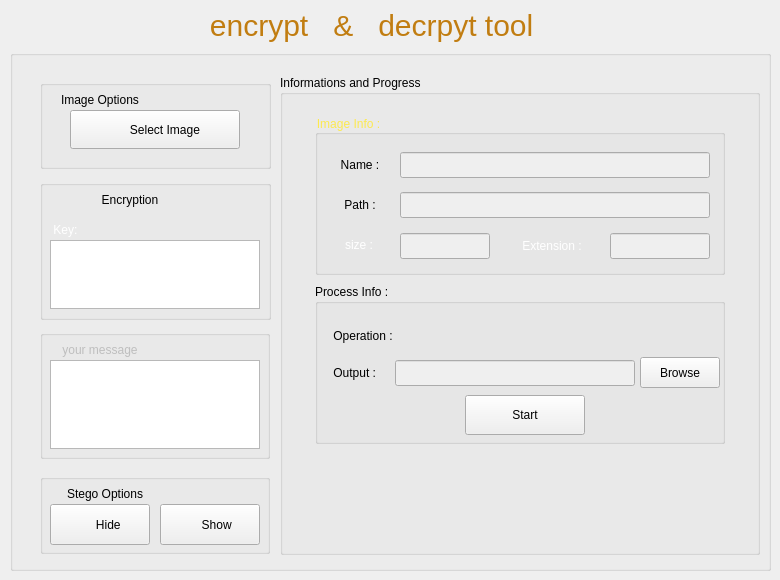
  <widget class="QWidget" name="centralwidget">
   <widget class="QLabel" name="label">
    <property name="geometry">
     <rect>
      <x>160</x>
      <y>0</y>
      <width>481</width>
      <height>51</height>
     </rect>
    </property>
    <property name="styleSheet">
     <string notr="true">font: italic 11pt &quot;MathJax_Caligraphic&quot;;
color:rgb(193, 125, 17);
font-size: 30px</string>
    </property>
    <property name="text">
     <string>      encrypt   &amp;   decrpyt tool</string>
    </property>
   </widget>
   <widget class="QGroupBox" name="groupBox">
    <property name="geometry">
     <rect>
      <x>10</x>
      <y>50</y>
      <width>761</width>
      <height>521</height>
     </rect>
    </property>
    <property name="title">
     <string/>
    </property>
    <widget class="QGroupBox" name="groupBox_2">
     <property name="geometry">
      <rect>
       <x>30</x>
       <y>424</y>
       <width>230</width>
       <height>80</height>
      </rect>
     </property>
     <property name="styleSheet">
      <string notr="true"/>
     </property>
     <property name="title">
      <string/>
     </property>
     <widget class="QPushButton" name="pushButton">
      <property name="geometry">
       <rect>
        <x>10</x>
        <y>30</y>
        <width>100</width>
        <height>41</height>
       </rect>
      </property>
      <property name="cursor">
       <cursorShape>PointingHandCursor</cursorShape>
      </property>
      <property name="styleSheet">
       <string notr="true"/>
      </property>
      <property name="text">
       <string>     Hide</string>
      </property>
     </widget>
     <widget class="QPushButton" name="pushButton_2">
      <property name="geometry">
       <rect>
        <x>120</x>
        <y>30</y>
        <width>100</width>
        <height>41</height>
       </rect>
      </property>
      <property name="cursor">
       <cursorShape>PointingHandCursor</cursorShape>
      </property>
      <property name="styleSheet">
       <string notr="true"/>
      </property>
      <property name="text">
       <string>    Show</string>
      </property>
     </widget>
     <widget class="QLabel" name="label_4">
      <property name="geometry">
       <rect>
        <x>0</x>
        <y>10</y>
        <width>130</width>
        <height>20</height>
       </rect>
      </property>
      <property name="styleSheet">
       <string notr="true"/>
      </property>
      <property name="text">
       <string>&lt;html&gt;&lt;head/&gt;&lt;body&gt;&lt;p align=&quot;center&quot;&gt;Stego Options&lt;/p&gt;&lt;/body&gt;&lt;/html&gt;</string>
      </property>
     </widget>
     <zorder>pushButton</zorder>
     <zorder>pushButton_2</zorder>
     <zorder>label_4</zorder>
     <zorder>label_6</zorder>
     <zorder>label_7</zorder>
    </widget>
    <widget class="QGroupBox" name="groupBox_3">
     <property name="geometry">
      <rect>
       <x>30</x>
       <y>30</y>
       <width>231</width>
       <height>89</height>
      </rect>
     </property>
     <property name="styleSheet">
      <string notr="true"/>
     </property>
     <property name="title">
      <string/>
     </property>
     <widget class="QLabel" name="label_5">
      <property name="geometry">
       <rect>
        <x>0</x>
        <y>10</y>
        <width>120</width>
        <height>20</height>
       </rect>
      </property>
      <property name="styleSheet">
       <string notr="true"/>
      </property>
      <property name="text">
       <string>&lt;html&gt;&lt;head/&gt;&lt;body&gt;&lt;p align=&quot;center&quot;&gt;Image Options&lt;/p&gt;&lt;/body&gt;&lt;/html&gt;</string>
      </property>
     </widget>
    </widget>
    <widget class="QLabel" name="label_6">
     <property name="geometry">
      <rect>
       <x>40</x>
       <y>454</y>
       <width>41</width>
       <height>30</height>
      </rect>
     </property>
     <property name="cursor">
      <cursorShape>PointingHandCursor</cursorShape>
     </property>
     <property name="text">
      <string/>
     </property>
     <property name="pixmap">
      <pixmap>photos/hide.png</pixmap>
     </property>
    </widget>
    <widget class="QLabel" name="label_7">
     <property name="geometry">
      <rect>
       <x>150</x>
       <y>454</y>
       <width>40</width>
       <height>30</height>
      </rect>
     </property>
     <property name="cursor">
      <cursorShape>PointingHandCursor</cursorShape>
     </property>
     <property name="text">
      <string/>
     </property>
     <property name="pixmap">
      <pixmap>photos/eye.png</pixmap>
     </property>
    </widget>
    <widget class="QPushButton" name="pushButton_3">
     <property name="geometry">
      <rect>
       <x>60</x>
       <y>60</y>
       <width>170</width>
       <height>39</height>
      </rect>
     </property>
     <property name="cursor">
      <cursorShape>PointingHandCursor</cursorShape>
     </property>
     <property name="styleSheet">
      <string notr="true"/>
     </property>
     <property name="text">
      <string>      Select Image</string>
     </property>
    </widget>
    <widget class="QLabel" name="label_2">
     <property name="geometry">
      <rect>
       <x>60</x>
       <y>60</y>
       <width>40</width>
       <height>29</height>
      </rect>
     </property>
     <property name="cursor">
      <cursorShape>PointingHandCursor</cursorShape>
     </property>
     <property name="text">
      <string/>
     </property>
     <property name="pixmap">
      <pixmap>photos/folder.png</pixmap>
     </property>
    </widget>
    <widget class="QGroupBox" name="groupBox_4">
     <property name="geometry">
      <rect>
       <x>30</x>
       <y>130</y>
       <width>231</width>
       <height>140</height>
      </rect>
     </property>
     <property name="styleSheet">
      <string notr="true"/>
     </property>
     <property name="title">
      <string/>
     </property>
     <widget class="QLabel" name="label_8">
      <property name="geometry">
       <rect>
        <x>30</x>
        <y>10</y>
        <width>120</width>
        <height>20</height>
       </rect>
      </property>
      <property name="styleSheet">
       <string notr="true"/>
      </property>
      <property name="text">
       <string>&lt;html&gt;&lt;head/&gt;&lt;body&gt;&lt;p align=&quot;center&quot;&gt; Encryption&lt;/p&gt;&lt;/body&gt;&lt;/html&gt;</string>
      </property>
     </widget>
    </widget>
    <widget class="QLabel" name="label_3">
     <property name="geometry">
      <rect>
       <x>30</x>
       <y>130</y>
       <width>30</width>
       <height>29</height>
      </rect>
     </property>
     <property name="text">
      <string/>
     </property>
     <property name="pixmap">
      <pixmap>photos/key-tool.png</pixmap>
     </property>
    </widget>
    <widget class="QPlainTextEdit" name="plainTextEdit">
     <property name="geometry">
      <rect>
       <x>40</x>
       <y>190</y>
       <width>210</width>
       <height>69</height>
      </rect>
     </property>
     <property name="styleSheet">
      <string notr="true"/>
     </property>
    </widget>
    <widget class="QLabel" name="label_9">
     <property name="geometry">
      <rect>
       <x>40</x>
       <y>170</y>
       <width>40</width>
       <height>19</height>
      </rect>
     </property>
     <property name="styleSheet">
      <string notr="true">color: rgb(255, 255, 255);
border-left: 3px solid rgb(85, 87, 83)</string>
     </property>
     <property name="text">
      <string> Key:</string>
     </property>
    </widget>
    <widget class="QGroupBox" name="groupBox_5">
     <property name="enabled">
      <bool>false</bool>
     </property>
     <property name="geometry">
      <rect>
       <x>30</x>
       <y>280</y>
       <width>230</width>
       <height>129</height>
      </rect>
     </property>
     <property name="styleSheet">
      <string notr="true"/>
     </property>
     <property name="title">
      <string/>
     </property>
     <widget class="QLabel" name="label_10">
      <property name="geometry">
       <rect>
        <x>0</x>
        <y>10</y>
        <width>120</width>
        <height>20</height>
       </rect>
      </property>
      <property name="styleSheet">
       <string notr="true"/>
      </property>
      <property name="text">
       <string>&lt;html&gt;&lt;head/&gt;&lt;body&gt;&lt;p align=&quot;center&quot;&gt;your message&lt;/p&gt;&lt;/body&gt;&lt;/html&gt;</string>
      </property>
     </widget>
    </widget>
    <widget class="QPlainTextEdit" name="plainTextEdit_2">
     <property name="geometry">
      <rect>
       <x>40</x>
       <y>310</y>
       <width>210</width>
       <height>89</height>
      </rect>
     </property>
     <property name="styleSheet">
      <string notr="true"/>
     </property>
    </widget>
    <widget class="QLabel" name="label_20">
     <property name="geometry">
      <rect>
       <x>8</x>
       <y>30</y>
       <width>20</width>
       <height>18</height>
      </rect>
     </property>
     <property name="text">
      <string/>
     </property>
     <property name="pixmap">
      <pixmap>photos/one.png</pixmap>
     </property>
    </widget>
    <widget class="QLabel" name="label_21">
     <property name="geometry">
      <rect>
       <x>7</x>
       <y>132</y>
       <width>20</width>
       <height>18</height>
      </rect>
     </property>
     <property name="text">
      <string/>
     </property>
     <property name="pixmap">
      <pixmap>photos/two.png</pixmap>
     </property>
    </widget>
    <widget class="QLabel" name="label_22">
     <property name="geometry">
      <rect>
       <x>8</x>
       <y>281</y>
       <width>20</width>
       <height>18</height>
      </rect>
     </property>
     <property name="text">
      <string/>
     </property>
     <property name="pixmap">
      <pixmap>photos/three.png</pixmap>
     </property>
    </widget>
    <widget class="QLabel" name="label_23">
     <property name="geometry">
      <rect>
       <x>8</x>
       <y>425</y>
       <width>20</width>
       <height>18</height>
      </rect>
     </property>
     <property name="text">
      <string/>
     </property>
     <property name="pixmap">
      <pixmap>photos/four.png</pixmap>
     </property>
    </widget>
    <widget class="QGroupBox" name="groupBox_6">
     <property name="geometry">
      <rect>
       <x>270</x>
       <y>25</y>
       <width>480</width>
       <height>480</height>
      </rect>
     </property>
     <property name="styleSheet">
      <string notr="true"/>
     </property>
     <property name="title">
      <string>Informations and Progress</string>
     </property>
     <widget class="QGroupBox" name="groupBox_7">
      <property name="geometry">
       <rect>
        <x>35</x>
        <y>40</y>
        <width>410</width>
        <height>160</height>
       </rect>
      </property>
      <property name="styleSheet">
       <string notr="true">color: rgb(252, 233, 79);</string>
      </property>
      <property name="title">
       <string>Image Info :</string>
      </property>
      <widget class="QLabel" name="label_13">
       <property name="geometry">
        <rect>
         <x>30</x>
         <y>120</y>
         <width>41</width>
         <height>20</height>
        </rect>
       </property>
       <property name="styleSheet">
        <string notr="true"/>
       </property>
       <property name="text">
        <string>&lt;html&gt;&lt;head/&gt;&lt;body&gt;&lt;p&gt;&lt;span style=&quot; color:#ffffff;&quot;&gt;size :&lt;/span&gt;&lt;/p&gt;&lt;/body&gt;&lt;/html&gt;</string>
       </property>
      </widget>
      <widget class="QLabel" name="label_25">
       <property name="geometry">
        <rect>
         <x>192</x>
         <y>121</y>
         <width>90</width>
         <height>20</height>
        </rect>
       </property>
       <property name="styleSheet">
        <string notr="true"/>
       </property>
       <property name="text">
        <string>&lt;html&gt;&lt;head/&gt;&lt;body&gt;&lt;p align=&quot;center&quot;&gt;&lt;span style=&quot; color:#ffffff;&quot;&gt;Extension :&lt;/span&gt;&lt;/p&gt;&lt;/body&gt;&lt;/html&gt;</string>
       </property>
      </widget>
     </widget>
     <widget class="QLabel" name="label_11">
      <property name="geometry">
       <rect>
        <x>50</x>
        <y>80</y>
        <width>60</width>
        <height>20</height>
       </rect>
      </property>
      <property name="styleSheet">
       <string notr="true"/>
      </property>
      <property name="text">
       <string>&lt;html&gt;&lt;head/&gt;&lt;body&gt;&lt;p align=&quot;center&quot;&gt;Name :&lt;/p&gt;&lt;/body&gt;&lt;/html&gt;</string>
      </property>
     </widget>
     <widget class="QLabel" name="label_12">
      <property name="geometry">
       <rect>
        <x>50</x>
        <y>120</y>
        <width>60</width>
        <height>20</height>
       </rect>
      </property>
      <property name="styleSheet">
       <string notr="true"/>
      </property>
      <property name="text">
       <string>&lt;html&gt;&lt;head/&gt;&lt;body&gt;&lt;p align=&quot;center&quot;&gt;Path :&lt;/p&gt;&lt;/body&gt;&lt;/html&gt;</string>
      </property>
     </widget>
     <widget class="QLineEdit" name="lineEdit">
      <property name="enabled">
       <bool>false</bool>
      </property>
      <property name="geometry">
       <rect>
        <x>120</x>
        <y>117</y>
        <width>310</width>
        <height>26</height>
       </rect>
      </property>
      <property name="styleSheet">
       <string notr="true"/>
      </property>
      <property name="text">
       <string/>
      </property>
     </widget>
     <widget class="QLineEdit" name="lineEdit_2">
      <property name="enabled">
       <bool>false</bool>
      </property>
      <property name="geometry">
       <rect>
        <x>120</x>
        <y>77</y>
        <width>310</width>
        <height>26</height>
       </rect>
      </property>
      <property name="styleSheet">
       <string notr="true"/>
      </property>
      <property name="text">
       <string/>
      </property>
      <property name="readOnly">
       <bool>false</bool>
      </property>
     </widget>
     <widget class="QLineEdit" name="lineEdit_3">
      <property name="enabled">
       <bool>false</bool>
      </property>
      <property name="geometry">
       <rect>
        <x>120</x>
        <y>158</y>
        <width>90</width>
        <height>26</height>
       </rect>
      </property>
      <property name="styleSheet">
       <string notr="true"/>
      </property>
     </widget>
     <widget class="QGroupBox" name="groupBox_8">
      <property name="enabled">
       <bool>true</bool>
      </property>
      <property name="geometry">
       <rect>
        <x>35</x>
        <y>209</y>
        <width>410</width>
        <height>160</height>
       </rect>
      </property>
      <property name="styleSheet">
       <string notr="true"/>
      </property>
      <property name="title">
       <string>Process Info :</string>
      </property>
      <widget class="QLabel" name="label_15">
       <property name="geometry">
        <rect>
         <x>15</x>
         <y>79</y>
         <width>60</width>
         <height>20</height>
        </rect>
       </property>
       <property name="styleSheet">
        <string notr="true"/>
       </property>
       <property name="text">
        <string> Output :</string>
       </property>
      </widget>
      <widget class="QLabel" name="label_16">
       <property name="geometry">
        <rect>
         <x>15</x>
         <y>42</y>
         <width>80</width>
         <height>20</height>
        </rect>
       </property>
       <property name="styleSheet">
        <string notr="true"/>
       </property>
       <property name="text">
        <string> Operation :</string>
       </property>
      </widget>
      <widget class="QLabel" name="label_17">
       <property name="geometry">
        <rect>
         <x>110</x>
         <y>43</y>
         <width>130</width>
         <height>18</height>
        </rect>
       </property>
       <property name="styleSheet">
        <string notr="true">color: rgb(239, 41, 41);</string>
       </property>
       <property name="text">
        <string>&lt;html&gt;&lt;head/&gt;&lt;body&gt;&lt;p align=&quot;center&quot;&gt;&lt;br/&gt;&lt;/p&gt;&lt;/body&gt;&lt;/html&gt;</string>
       </property>
      </widget>
      <widget class="QPushButton" name="pushButton_4">
       <property name="geometry">
        <rect>
         <x>150</x>
         <y>111</y>
         <width>120</width>
         <height>40</height>
        </rect>
       </property>
       <property name="cursor">
        <cursorShape>PointingHandCursor</cursorShape>
       </property>
       <property name="styleSheet">
        <string notr="true"/>
       </property>
       <property name="text">
        <string>Start</string>
       </property>
      </widget>
     </widget>
     <widget class="QLineEdit" name="lineEdit_4">
      <property name="enabled">
       <bool>false</bool>
      </property>
      <property name="geometry">
       <rect>
        <x>115</x>
        <y>285</y>
        <width>240</width>
        <height>26</height>
       </rect>
      </property>
      <property name="styleSheet">
       <string notr="true"/>
      </property>
     </widget>
     <widget class="QLineEdit" name="lineEdit_5">
      <property name="enabled">
       <bool>false</bool>
      </property>
      <property name="geometry">
       <rect>
        <x>330</x>
        <y>158</y>
        <width>100</width>
        <height>26</height>
       </rect>
      </property>
      <property name="styleSheet">
       <string notr="true"/>
      </property>
     </widget>
    </widget>
    <widget class="QPushButton" name="pushButton_5">
     <property name="geometry">
      <rect>
       <x>630</x>
       <y>307</y>
       <width>80</width>
       <height>31</height>
      </rect>
     </property>
     <property name="cursor">
      <cursorShape>PointingHandCursor</cursorShape>
     </property>
     <property name="styleSheet">
      <string notr="true"/>
     </property>
     <property name="text">
      <string>Browse</string>
     </property>
    </widget>
    <zorder>groupBox_5</zorder>
    <zorder>groupBox_3</zorder>
    <zorder>groupBox_2</zorder>
    <zorder>label_6</zorder>
    <zorder>label_7</zorder>
    <zorder>pushButton_3</zorder>
    <zorder>label_2</zorder>
    <zorder>groupBox_4</zorder>
    <zorder>label_3</zorder>
    <zorder>plainTextEdit</zorder>
    <zorder>label_9</zorder>
    <zorder>plainTextEdit_2</zorder>
    <zorder>label_20</zorder>
    <zorder>label_21</zorder>
    <zorder>label_22</zorder>
    <zorder>label_23</zorder>
    <zorder>groupBox_6</zorder>
    <zorder>pushButton_5</zorder>
   </widget>
   <zorder>groupBox</zorder>
   <zorder>label</zorder>
  </widget>
